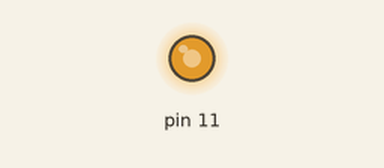
Simulated run of this sketch. Board: Arduino Uno, built with avr-gcc and run on an emulated ATmega328P. Shown: output pins drawn as LEDs (lit = HIGH).

Above: at 0.1 s.
Timing chart, 0 to 1.6 s (numbered marks = the images above):
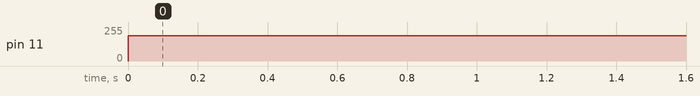

Measured:
- by itself, pin 11: 0/255 → 190/255 at 0.00 s

The sketch:

PWM_simplu.ino
```cpp
void setup() {
  pinMode(11, OUTPUT);
}

void loop() {
  analogWrite(11, 190);
}
```
